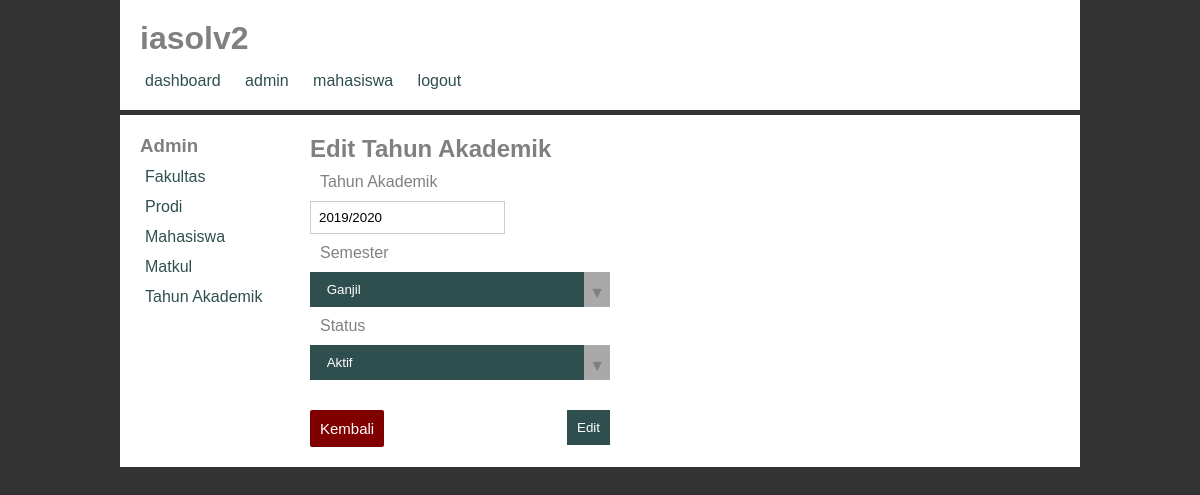
Page /admin/tahun_akademik/edit/1 on the committed database.
### tables this page shows
CREATE TABLE `tahun_akademik` (
  `id_th` int(11) NOT NULL,
  `tahun_akademik` varchar(9) NOT NULL,
  `semester` varchar(6) NOT NULL,
  `status` varchar(11) NOT NULL
);

### application/controllers/admin/Tahun_akademik.php (called while the page is built, shortened)
<?php
class Tahun_akademik extends CI_Controller {
  public function __construct() {
    $this->load->model('Tahun_akademik_model');
    $this->load->library('form_validation');
  }
  public function edit($id) {
    $data['judul'] = 'Edit Tahun Akademik';
    $data['tahun_akademik'] = $this->Tahun_akademik_model->getById($id,'tahun_akademik');
    $this->form_validation->set_rules('tahun_akademik','Tahun Akademik','required|max_length[9]',[
      'required' => 'Tahun akademik wajib diisi.',
      'max_length' => 'Jumlah karakter maksimal 9.'
    ]);
    if($this->form_validation->run() == FALSE) {
      $this->load->view('admin_templates/header',$data);
      $this->load->view('admin_templates/sidebar');
      $this->load->view('admin/tahun_akademik/edit',$data);
      $this->load->view('admin_templates/footer');
    } else {
      $this->Tahun_akademik_model->editTahun_akademik();
      $this->session->set_flashdata('flash','Tahun akademik '. $data['tahun_akademik']['tahun_akademik'] .' berhasil diedit.');
      redirect('admin/tahun_akademik');
    }
  }
}

### index.php (called while the page is built, shortened)
<?php
require_once BASEPATH.'core/CodeIgniter.php';

### application/models/Tahun_akademik_model.php (called while the page is built, shortened)
<?php
class Tahun_akademik_model extends CI_Model {
  public function getById($id,$table) {
    return $this->db->get_where('tahun_akademik',['id_th' => $id])->row_array();
  }
}

### application/views/admin/tahun_akademik/edit.php (the view, shortened to what this page needs)
<h2>Edit Tahun Akademik</h2>
<form action="" method="post">
  <label for="tahun_akademik">Tahun Akademik</label>
  <input type="text" name="tahun_akademik" value="<?php echo $tahun_akademik['tahun_akademik']; ?>">
  <label for="semester">Semester</label>
  <div class="select">
    <select name="semester">
      <option value="<?php echo $tahun_akademik['semester'] ?>"><?php echo $tahun_akademik['semester'] ?></option>
    </select>
  </div>
  <label for="status">Status</label>
  <div class="select">
    <select name="status">
      <option value="<?php echo $tahun_akademik['status'] ?>"><?php echo $tahun_akademik['status'] ?></option>
    </select>
  </div>
  <button type="submit" name="tambah" class="register">Edit</button>
</form>
<a class="btn-primary kembali" href="<?php echo base_url() ?>admin/tahun_akademik">Kembali</a>

### assets/style.css (style rules this page uses)
* { margin: 0; padding: 0; }
body { background-color: #333; }
.content h2 { margin-bottom: 10px; }
form, .error { width: 300px; }
label { display: block; margin: 10px; }
input { padding: 8px; display: block; border: 1px solid #ccc; }
select { -webkit-appearance: none; -moz-appearance: none; -ms-appearance: none; appearance: none; outline: 0; box-shadow: none; border: 0 !important; background: darkslategrey; background-image: none; }
.select { position: relative; display: flex; padding: 10px; line-height: 2; background: darkslategrey; overflow: hidden; }
select { flex: 1; padding: 0 .5em; color: #fff; cursor: pointer; }
.select::after { content: '\25BC'; position: absolute; top: 0; right: 0; padding: 5px; background: darkgrey; cursor: pointer; pointer-events: none; }
.btn-primary { background-color: darkslategrey; color: white; padding: 5px; text-decoration: none; border-radius: 2px; }
.kembali { margin-top: 30px; float: left; padding: 10px; font-size: 15px; background-color: maroon; }
.register { margin-top: 30px; float: right; }
button { background-color: darkslategrey; border: none; color: white; padding: 10px; }

### rows in the picture
tahun_akademik: tahun_akademik "2019/2020", semester "Ganjil", status "Aktif"
